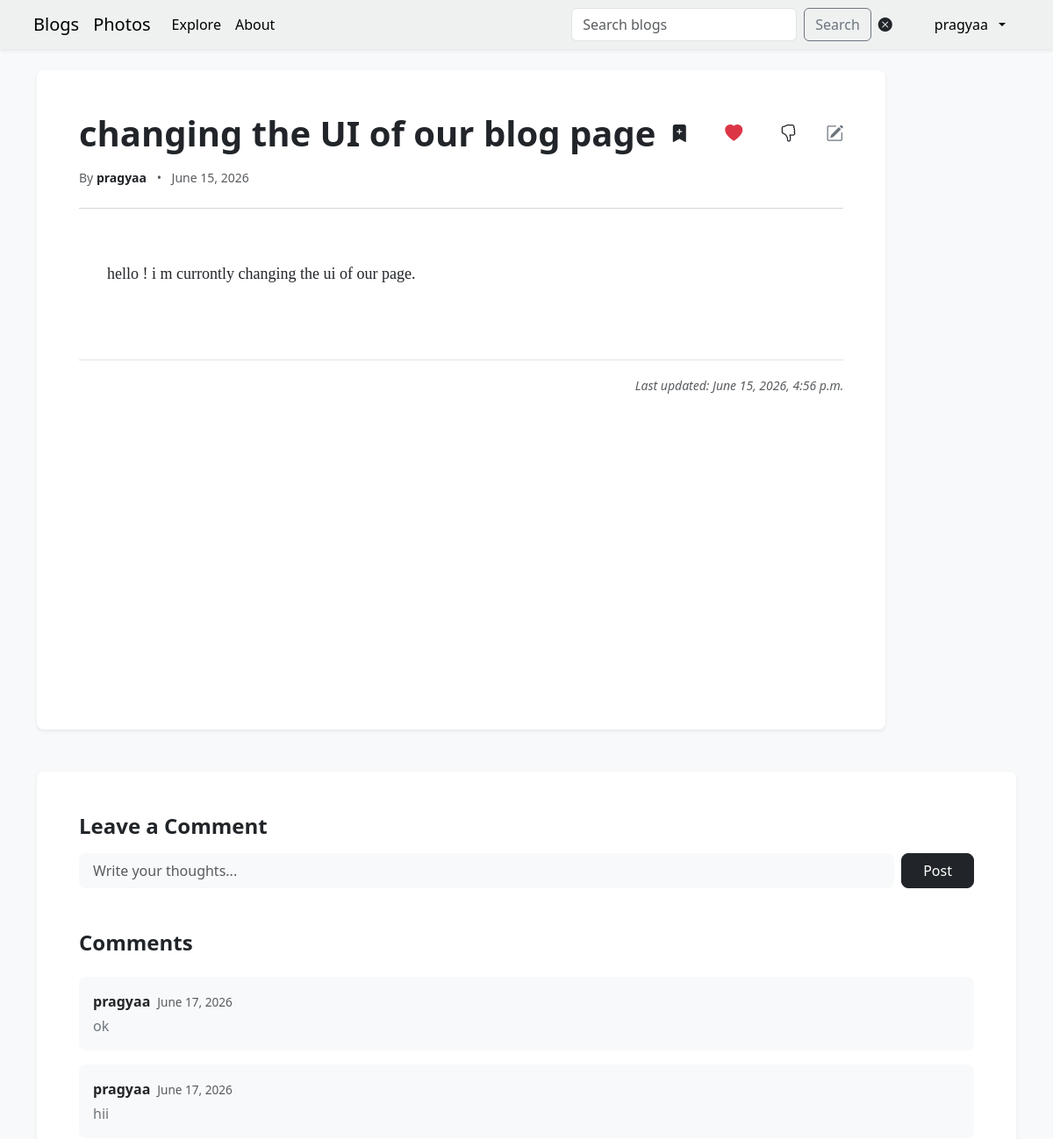
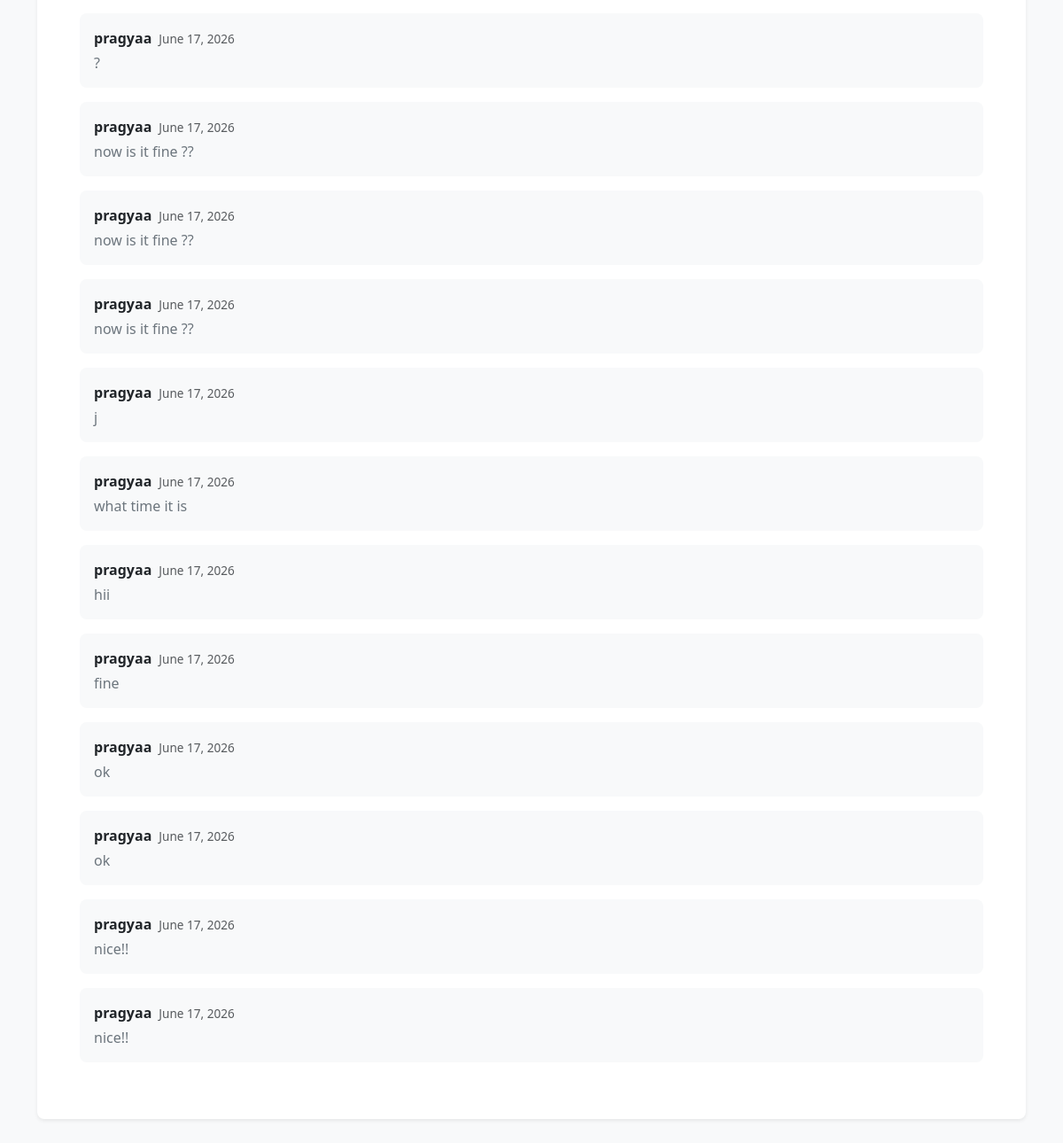
Page /blog/detail/changing-the-ui-of-our-blog-page/ (signed in) on the committed database (2 pictures, top to bottom).
### accounts/models.py (models this page shows, shortened)
class  MyUser(AbstractUser):
    email = models.EmailField(blank=True,null=True)
    fullname = models.CharField(max_length=50,default="user")
    bio = models.CharField(max_length=250,default="")

### homepage/models.py (models this page shows, shortened)
class Blog(models.Model):
    title = models.CharField(max_length=200)
    slug = models.SlugField(max_length=200,unique=True)
    author = models.ForeignKey(settings.AUTH_USER_MODEL,on_delete=models.CASCADE)
    content = models.TextField()
    image = models.ImageField(blank=True,upload_to='blog_images')
    published = models.BooleanField(default=False)
    created_at = models.DateTimeField(auto_now_add=True)
    updated_at = models.DateTimeField(auto_now=True)

class Comments(models.Model):
    user = models.ForeignKey(settings.AUTH_USER_MODEL,on_delete=models.CASCADE)
    blog = models.ForeignKey(Blog,on_delete=models.CASCADE)
    content = models.TextField()
    created_at = models.DateTimeField(auto_now_add=True)

### homepage/views.py (the view, shortened to what this page needs)
# urls.py: path('detail/<slug:slug>/', views.blog_detail, name='blog_detail'),
def blog_detail(request, slug):
    blog = get_object_or_404(Blog, slug=slug)
    if not request.user.is_authenticated:
        return redirect("login")
    liked_blogs = Reaction.objects.filter(
        user=request.user,
        reaction="Like").values_list("blog_id", flat=True)
    comments = Comments.objects.filter(blog=blog).order_by("-id")
    return render(request, 'homepage/blog_details.html', {'blog': blog,'comments': comments,"liked_blogs":liked_blogs})

### homepage/templates/homepage/blog_details.html (shortened to what this page needs)
{% extends "base.html" %}
{% load static %}
{% block css %}
<link rel="stylesheet" href="{% static 'accounts/css/blogs.css' %}">
{% endblock %}
{% block other %}
<div class="container mt-4 mb-5">
    <div class="card shadow-sm border-0 bg-white rounded-3">
        <div class="card-body p-4 p-md-5">
            <div class="d-flex justify-content-between align-items-start w-100 mb-3">
                <h1 class="card-title text-dark fw-bold mb-0"> {{ blog.title }} </h1>
                <div class="d-flex align-items-center gap-3">
                    {% include 'reaction.html' %}
                    {% if request.user == blog.author %}
                    <a href="{% url 'blog_edit' blog.slug %}" class="text-secondary edit-icon fs-5" title="Edit Blog">
                        <i class="bi bi-pencil-square"></i>
                    </a>
                    {% endif %}
                </div>
            </div>
            <div class="text-muted small mb-4">
                <span>By <strong class="text-dark">{{ blog.author.username }}</strong></span>
                <span class="mx-2">•</span>
                <span>{{ blog.created_at|date:"F j, Y" }}</span>
            </div>
            <hr class="text-muted opacity-25 mb-4">
            <div class="blog-content text-dark lh-lg mb-5">
                {{ blog.content|linebreaks }}
            </div>
            <div class="text-end border-top pt-3">
                <small class="text-muted fst-italic">Last updated: {{ blog.updated_at|date:"F j, Y, g:i a" }}</small>
            </div>
        </div>
    </div>
    <div class="mt-5 bg-white border-0 shadow-sm rounded-3 p-4 p-md-5">
        {% include 'comments.html' %}
    </div>
</div>
{% endblock other %}

### templates/navbar.html (shortened to what this page needs)
<nav class="navbar navbar-expand-lg navbar-dark navbar-custom shadow-sm sticky-top">
    <div class="container px-2">
        <a class="navbar-brand dark" href="{% url 'index' %}">
            Blogs
        </a>
        <a href="{% url 'photo' %}" class="navbar-brand">
            Photos
        </a>
        <div class="collapse navbar-collapse" id="navbarSupportedContent">
            <ul class="navbar-nav me-auto mb-2 mb-lg-0">
                <li class="nav-item">
                    <a href="{% url 'explore' %}"
                        class="nav-link {% if request.resolver_match.url_name == 'explore' %}active{% endif %}">
                        Explore
                    </a>
                </li>
                <li class="nav-item">
                    <a href="{% url 'about' %}"
                        class=" nav-link {% if request.resolver_match.url_name == 'about' %}active{% endif %}">
                        About
                    </a>
                </li>
            </ul>
            <form class="d-flex me-3" method="get" action="{% url 'index' %}">
                <input class="form-control me-2" type="search" placeholder="Search blogs" value="{{ search_query }}"
                    name="q">
                <button class="btn btn-outline-secondary me-2" type="submit">
                    Search
                </button>
                <button type="button" id="clear-search"
                    class="btn btn-link text-dark p-0 border-0 me-2 shadow-none">
                    <i class="bi bi-x-circle-fill"></i>
                </button>
            </form>
            <ul class="navbar-nav">
                <li class="nav-item dropdown">
                    <a class="nav-link dropdown-toggle btn btn-outline-light border-0 px-3 py-2 rounded-pill d-flex align-items-center gap-2"
                        href="#" role="button" data-bs-toggle="dropdown" aria-expanded="false">
                         {{ request.user.username|default:"Account" }}
                    </a>
                </li>
            </ul>
        </div>
    </div>
</nav>

### templates/comments.html (shortened to what this page needs)
<h4 class="fw-bold text-dark mb-3">Leave a Comment</h4>
<form class="d-flex gap-2 mb-5" id="comment-form" method="POST">
  <input
    class="form-control bg-light border-0 rounded-3 px-3 py-2 shadow-none"
    type="text"
    name="comment"
    id="comment-input"
    placeholder="Write your thoughts..."
    required>
  <button class="btn btn-dark px-4 rounded-3 fw-medium" type="submit">
    Post
  </button>
</form>
<h4 class="fw-bold text-dark mb-4">Comments</h4>
<div id="comments-container">
    {% for comment in comments %}
    <div class="comment bg-light border-0 rounded-3 p-3 mb-3">
        <div class="d-flex align-items-baseline mb-1">
            <strong class="text-dark">{{ comment.user.username }}</strong>
            <small class="text-muted ms-2" style="font-size: 0.85rem;">
                 {{ comment.created_at|date:"F j, Y" }}
            </small>
        </div>
        <div class="text-secondary mt-1">
            {{ comment.content }}
        </div>
    </div>
    {% empty %}
    <div class="text-center p-4 bg-light rounded-3 text-muted">
        <p class="mb-0">No comments yet. Be the first to share your thoughts!</p>
    </div>
    {% endfor %}
</div>

### accounts/static/accounts/css/styles.css (style rules this page uses)
.navbar-custom { background: rgba(239, 241, 241, 0.95); backdrop-filter: blur(10px); }
body { background: #d1d1d3; }
.nav-link,.navbar-brand { font-weight: 500; color:black }
.card { border-radius: 12px; }
.nav-item { color: rgb(61, 60, 60); }

### accounts/static/accounts/css/blogs.css (style rules this page uses)
.card { width: fit-content; min-height: 94vh; border: none; border-radius: 0; z-index: auto; }
p { font-family:Cambria, Cochin, Georgia, Times, 'Times New Roman', serif; font-weight: 250; padding: 2rem; font-size: large; }
.card h1 { font-size: 2.5rem; font-weight: 700; margin-bottom: 10px; }

### homepage/templates/homepage/blog_details.html (style rules this page uses)
.edit-icon { transition: color 0.2s ease-in-out; }

### rows in the picture
MyUser: user.username "pragyaa"
Blog: title "changing the UI of our blog page", author.username "pragyaa", created_at "June 15, 2026", content "hello ! i m currontly changing the ui of our page.", updated_at "June 15, 2026, 4:56 p.m."
Comments: user.username "pragyaa", created_at "June 17, 2026", content "ok"
Comments: user.username "pragyaa", created_at "June 17, 2026", content "hii"
Comments: user.username "pragyaa", created_at "June 17, 2026", content "?"
Comments: user.username "pragyaa", created_at "June 17, 2026", content "now is it fine ??"
Comments: user.username "pragyaa", created_at "June 17, 2026", content "now is it fine ??"
Comments: user.username "pragyaa", created_at "June 17, 2026", content "now is it fine ??"
Comments: user.username "pragyaa", created_at "June 17, 2026", content "j"
Comments: user.username "pragyaa", created_at "June 17, 2026", content "what time it is"
Comments: user.username "pragyaa", created_at "June 17, 2026", content "hii"
Comments: user.username "pragyaa", created_at "June 17, 2026", content "fine"
Comments: user.username "pragyaa", created_at "June 17, 2026", content "ok"
Comments: user.username "pragyaa", created_at "June 17, 2026", content "ok"
Comments: user.username "pragyaa", created_at "June 17, 2026", content "nice!!"
Comments: user.username "pragyaa", created_at "June 17, 2026", content "nice!!"
